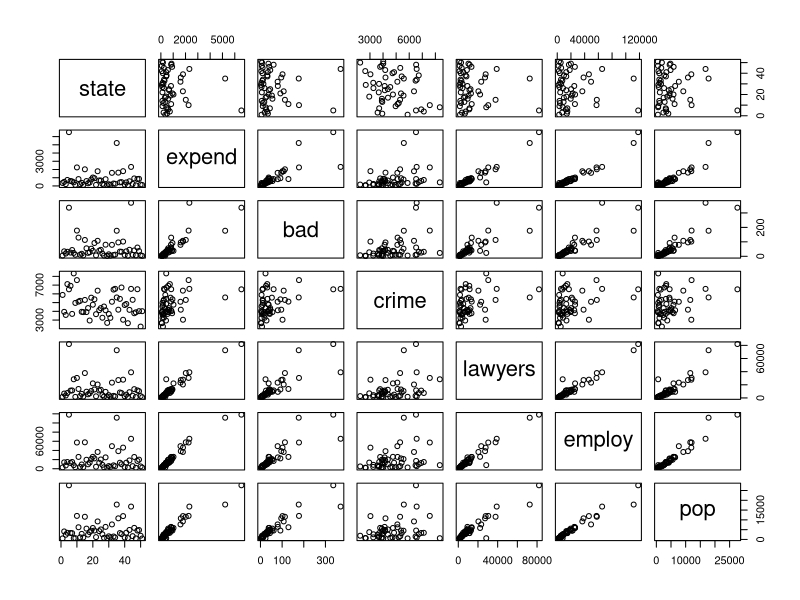
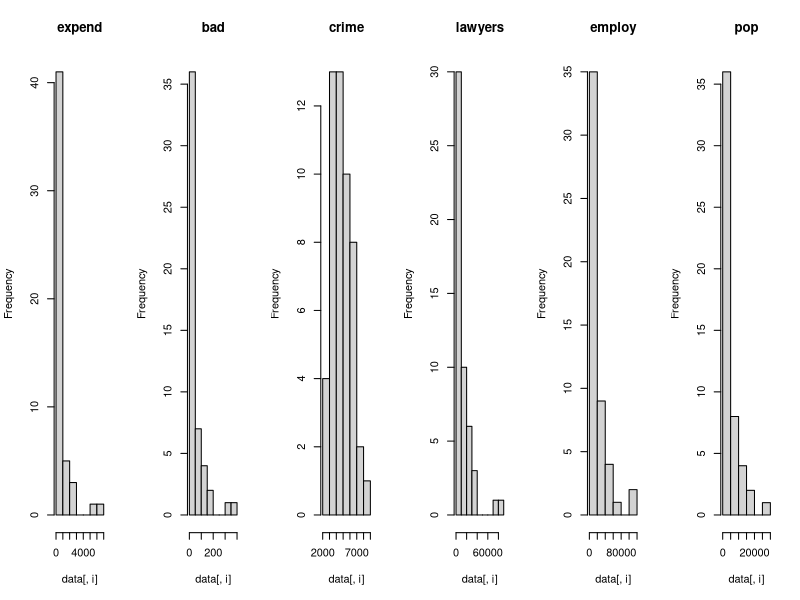

Generate these figures, in order, with R:
## ---- chunk 1
knitr::opts_chunk$set(echo = TRUE)
## ---- chunk 2
data=read.table(file="expensescrime.txt",header=TRUE)
plot(data)
par(mfrow=c(1,ncol(data)-1)) # minus the state column
for (i in 2:ncol(data)) hist(data[,i],main=names(data)[i])
## ---- chunk 3
round(cor(data[,2:7]),2)
## ---- chunk 4

## ---- chunk 5

